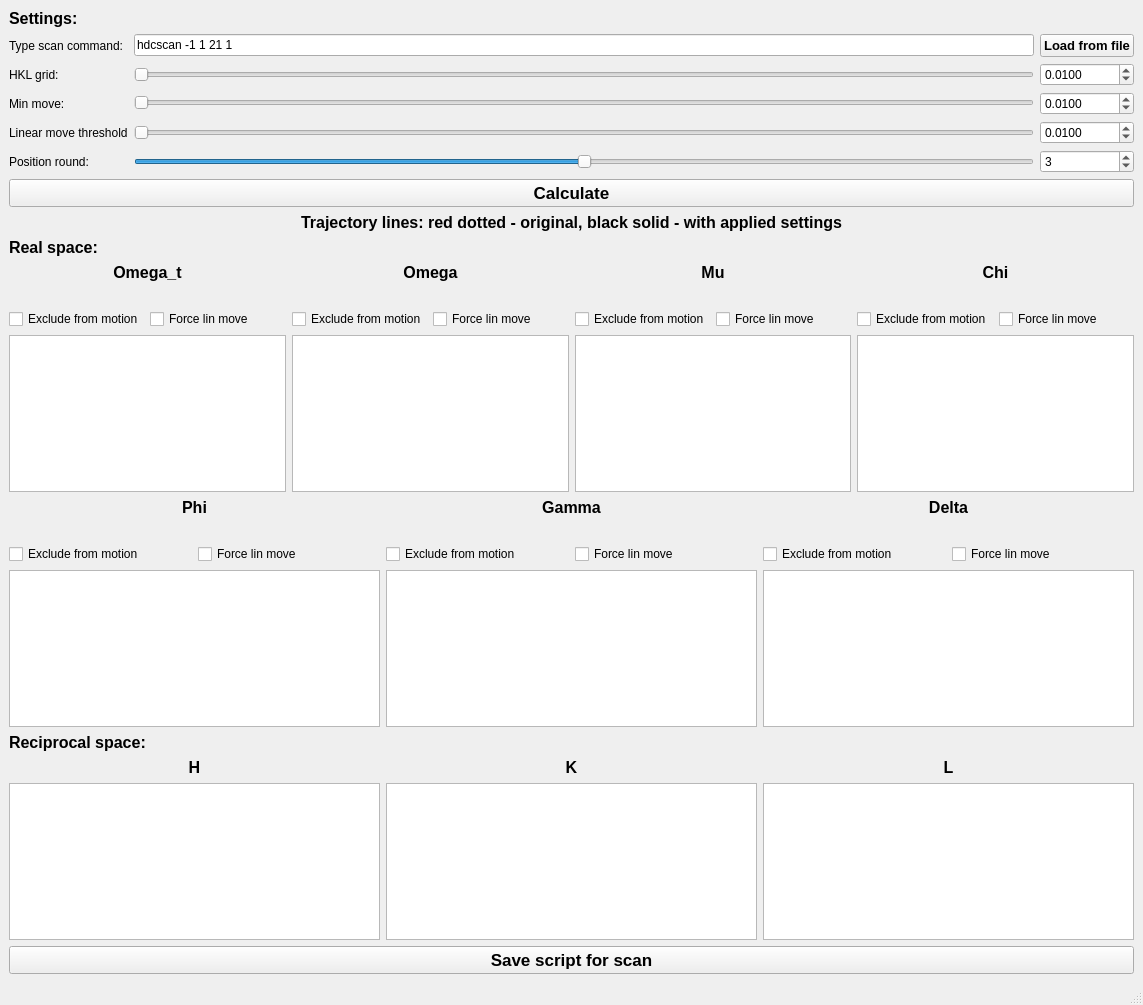
<?xml version="1.0" encoding="UTF-8"?>
<ui version="4.0">
 <class>MainWindow</class>
 <widget class="QMainWindow" name="MainWindow">
  <property name="geometry">
   <rect>
    <x>0</x>
    <y>0</y>
    <width>1143</width>
    <height>1005</height>
   </rect>
  </property>
  <property name="windowTitle">
   <string>Reciprocal trajectory editor</string>
  </property>
  <widget class="QWidget" name="centralwidget">
   <layout class="QVBoxLayout" name="verticalLayout">
    <item>
     <widget class="QLabel" name="label_17">
      <property name="font">
       <font>
        <pointsize>12</pointsize>
        <weight>75</weight>
        <bold>true</bold>
       </font>
      </property>
      <property name="text">
       <string>Settings:</string>
      </property>
     </widget>
    </item>
    <item>
     <layout class="QGridLayout" name="gridLayout_2">
      <item row="1" column="0">
       <widget class="QLabel" name="label_2">
        <property name="text">
         <string>HKL grid:</string>
        </property>
       </widget>
      </item>
      <item row="0" column="0">
       <widget class="QLabel" name="label">
        <property name="text">
         <string>Type scan command:</string>
        </property>
       </widget>
      </item>
      <item row="1" column="1">
       <widget class="QSlider" name="sl_hkl_grid">
        <property name="orientation">
         <enum>Qt::Horizontal</enum>
        </property>
       </widget>
      </item>
      <item row="1" column="2">
       <widget class="QDoubleSpinBox" name="sb_hkl_grid">
        <property name="decimals">
         <number>4</number>
        </property>
        <property name="minimum">
         <double>0.000100000000000</double>
        </property>
        <property name="maximum">
         <double>1.000000000000000</double>
        </property>
        <property name="value">
         <double>0.010000000000000</double>
        </property>
       </widget>
      </item>
      <item row="2" column="0">
       <widget class="QLabel" name="label_3">
        <property name="text">
         <string>Min move:</string>
        </property>
       </widget>
      </item>
      <item row="3" column="0">
       <widget class="QLabel" name="label_4">
        <property name="text">
         <string>Linear move threshold</string>
        </property>
       </widget>
      </item>
      <item row="3" column="1">
       <widget class="QSlider" name="sl_lin_threshold">
        <property name="orientation">
         <enum>Qt::Horizontal</enum>
        </property>
       </widget>
      </item>
      <item row="4" column="0">
       <widget class="QLabel" name="label_5">
        <property name="text">
         <string>Position round:</string>
        </property>
       </widget>
      </item>
      <item row="4" column="1">
       <widget class="QSlider" name="sl_round">
        <property name="maximum">
         <number>6</number>
        </property>
        <property name="value">
         <number>3</number>
        </property>
        <property name="orientation">
         <enum>Qt::Horizontal</enum>
        </property>
       </widget>
      </item>
      <item row="4" column="2">
       <widget class="QSpinBox" name="sb_round">
        <property name="maximum">
         <number>6</number>
        </property>
        <property name="value">
         <number>3</number>
        </property>
       </widget>
      </item>
      <item row="2" column="1">
       <widget class="QSlider" name="sl_min_move">
        <property name="minimumSize">
         <size>
          <width>160</width>
          <height>22</height>
         </size>
        </property>
        <property name="orientation">
         <enum>Qt::Horizontal</enum>
        </property>
        <property name="tickPosition">
         <enum>QSlider::NoTicks</enum>
        </property>
        <property name="tickInterval">
         <number>15</number>
        </property>
       </widget>
      </item>
      <item row="2" column="2">
       <widget class="QDoubleSpinBox" name="sb_min_move">
        <property name="decimals">
         <number>4</number>
        </property>
        <property name="minimum">
         <double>0.000100000000000</double>
        </property>
        <property name="value">
         <double>0.010000000000000</double>
        </property>
       </widget>
      </item>
      <item row="3" column="2">
       <widget class="QDoubleSpinBox" name="sb_lin_threshold">
        <property name="decimals">
         <number>4</number>
        </property>
        <property name="minimum">
         <double>0.000100000000000</double>
        </property>
        <property name="value">
         <double>0.010000000000000</double>
        </property>
       </widget>
      </item>
      <item row="0" column="1">
       <widget class="QLineEdit" name="le_command">
        <property name="text">
         <string>hdcscan -1 1 21 1</string>
        </property>
       </widget>
      </item>
      <item row="0" column="2">
       <widget class="QPushButton" name="cmd_load_script">
        <property name="font">
         <font>
          <pointsize>10</pointsize>
          <weight>75</weight>
          <bold>true</bold>
         </font>
        </property>
        <property name="text">
         <string>Load from file</string>
        </property>
       </widget>
      </item>
     </layout>
    </item>
    <item>
     <widget class="QPushButton" name="cmd_calculate">
      <property name="font">
       <font>
        <pointsize>13</pointsize>
        <weight>75</weight>
        <bold>true</bold>
       </font>
      </property>
      <property name="text">
       <string>Calculate</string>
      </property>
     </widget>
    </item>
    <item>
     <widget class="QLabel" name="label_15">
      <property name="font">
       <font>
        <pointsize>12</pointsize>
        <weight>75</weight>
        <bold>true</bold>
       </font>
      </property>
      <property name="text">
       <string>Trajectory lines: red dotted - original, black solid - with applied settings</string>
      </property>
      <property name="alignment">
       <set>Qt::AlignCenter</set>
      </property>
     </widget>
    </item>
    <item>
     <widget class="QLabel" name="label_19">
      <property name="font">
       <font>
        <pointsize>12</pointsize>
        <weight>75</weight>
        <bold>true</bold>
       </font>
      </property>
      <property name="text">
       <string>Real space:</string>
      </property>
     </widget>
    </item>
    <item>
     <layout class="QGridLayout" name="gridLayout_3">
      <item row="2" column="2">
       <widget class="QCheckBox" name="chk_omega_exclude">
        <property name="text">
         <string>Exclude from motion</string>
        </property>
       </widget>
      </item>
      <item row="2" column="3">
       <widget class="QCheckBox" name="chk_omega_lin">
        <property name="text">
         <string>Force lin move</string>
        </property>
       </widget>
      </item>
      <item row="3" column="4" colspan="2">
       <widget class="GraphicsView" name="gv_mu">
        <property name="autoFillBackground">
         <bool>false</bool>
        </property>
        <property name="styleSheet">
         <string notr="true"/>
        </property>
       </widget>
      </item>
      <item row="3" column="2" colspan="2">
       <widget class="GraphicsView" name="gv_omega">
        <property name="autoFillBackground">
         <bool>false</bool>
        </property>
        <property name="styleSheet">
         <string notr="true"/>
        </property>
       </widget>
      </item>
      <item row="0" column="0" colspan="2">
       <widget class="QLabel" name="label_9">
        <property name="font">
         <font>
          <pointsize>12</pointsize>
          <weight>75</weight>
          <bold>true</bold>
         </font>
        </property>
        <property name="text">
         <string>Omega_t</string>
        </property>
        <property name="alignment">
         <set>Qt::AlignCenter</set>
        </property>
       </widget>
      </item>
      <item row="3" column="0" colspan="2">
       <widget class="GraphicsView" name="gv_omega_t">
        <property name="autoFillBackground">
         <bool>false</bool>
        </property>
        <property name="styleSheet">
         <string notr="true"/>
        </property>
       </widget>
      </item>
      <item row="0" column="2" colspan="2">
       <widget class="QLabel" name="label_10">
        <property name="font">
         <font>
          <pointsize>12</pointsize>
          <weight>75</weight>
          <bold>true</bold>
         </font>
        </property>
        <property name="text">
         <string>Omega</string>
        </property>
        <property name="alignment">
         <set>Qt::AlignCenter</set>
        </property>
       </widget>
      </item>
      <item row="2" column="5">
       <widget class="QCheckBox" name="chk_mu_lin">
        <property name="text">
         <string>Force lin move</string>
        </property>
       </widget>
      </item>
      <item row="0" column="4" colspan="2">
       <widget class="QLabel" name="label_11">
        <property name="font">
         <font>
          <pointsize>12</pointsize>
          <weight>75</weight>
          <bold>true</bold>
         </font>
        </property>
        <property name="text">
         <string>Mu</string>
        </property>
        <property name="alignment">
         <set>Qt::AlignCenter</set>
        </property>
       </widget>
      </item>
      <item row="2" column="0">
       <widget class="QCheckBox" name="chk_omega_t_exclude">
        <property name="text">
         <string>Exclude from motion</string>
        </property>
       </widget>
      </item>
      <item row="2" column="4">
       <widget class="QCheckBox" name="chk_mu_exclude">
        <property name="text">
         <string>Exclude from motion</string>
        </property>
       </widget>
      </item>
      <item row="2" column="6">
       <widget class="QCheckBox" name="chk_chi_exclude">
        <property name="text">
         <string>Exclude from motion</string>
        </property>
       </widget>
      </item>
      <item row="2" column="1">
       <widget class="QCheckBox" name="chk_omega_t_lin">
        <property name="text">
         <string>Force lin move</string>
        </property>
       </widget>
      </item>
      <item row="2" column="7">
       <widget class="QCheckBox" name="chk_chi_lin">
        <property name="text">
         <string>Force lin move</string>
        </property>
       </widget>
      </item>
      <item row="3" column="6" colspan="2">
       <widget class="GraphicsView" name="gv_chi">
        <property name="autoFillBackground">
         <bool>false</bool>
        </property>
        <property name="styleSheet">
         <string notr="true"/>
        </property>
       </widget>
      </item>
      <item row="0" column="6" colspan="2">
       <widget class="QLabel" name="label_18">
        <property name="font">
         <font>
          <pointsize>12</pointsize>
          <weight>75</weight>
          <bold>true</bold>
         </font>
        </property>
        <property name="text">
         <string>Chi</string>
        </property>
        <property name="alignment">
         <set>Qt::AlignCenter</set>
        </property>
       </widget>
      </item>
      <item row="1" column="0" colspan="2">
       <widget class="QLabel" name="lb_omega_t_state">
        <property name="font">
         <font>
          <pointsize>10</pointsize>
          <weight>75</weight>
          <bold>true</bold>
         </font>
        </property>
        <property name="text">
         <string/>
        </property>
        <property name="alignment">
         <set>Qt::AlignCenter</set>
        </property>
       </widget>
      </item>
      <item row="1" column="2" colspan="2">
       <widget class="QLabel" name="lb_omega_state">
        <property name="font">
         <font>
          <pointsize>10</pointsize>
          <weight>75</weight>
          <bold>true</bold>
         </font>
        </property>
        <property name="text">
         <string/>
        </property>
        <property name="alignment">
         <set>Qt::AlignCenter</set>
        </property>
       </widget>
      </item>
      <item row="1" column="4" colspan="2">
       <widget class="QLabel" name="lb_mu_state">
        <property name="font">
         <font>
          <pointsize>10</pointsize>
          <weight>75</weight>
          <bold>true</bold>
         </font>
        </property>
        <property name="text">
         <string/>
        </property>
        <property name="alignment">
         <set>Qt::AlignCenter</set>
        </property>
       </widget>
      </item>
      <item row="1" column="6" colspan="2">
       <widget class="QLabel" name="lb_chi_state">
        <property name="font">
         <font>
          <pointsize>10</pointsize>
          <weight>75</weight>
          <bold>true</bold>
         </font>
        </property>
        <property name="text">
         <string/>
        </property>
        <property name="alignment">
         <set>Qt::AlignCenter</set>
        </property>
       </widget>
      </item>
     </layout>
    </item>
    <item>
     <layout class="QGridLayout" name="gridLayout_4">
      <item row="2" column="0">
       <widget class="QCheckBox" name="chk_phi_exclude">
        <property name="text">
         <string>Exclude from motion</string>
        </property>
       </widget>
      </item>
      <item row="2" column="5">
       <widget class="QCheckBox" name="chk_delta_lin">
        <property name="text">
         <string>Force lin move</string>
        </property>
       </widget>
      </item>
      <item row="0" column="0" colspan="2">
       <widget class="QLabel" name="label_14">
        <property name="font">
         <font>
          <pointsize>12</pointsize>
          <weight>75</weight>
          <bold>true</bold>
         </font>
        </property>
        <property name="text">
         <string>Phi</string>
        </property>
        <property name="alignment">
         <set>Qt::AlignCenter</set>
        </property>
       </widget>
      </item>
      <item row="2" column="1">
       <widget class="QCheckBox" name="chk_phi_lin">
        <property name="text">
         <string>Force lin move</string>
        </property>
       </widget>
      </item>
      <item row="3" column="0" colspan="2">
       <widget class="GraphicsView" name="gv_phi">
        <property name="autoFillBackground">
         <bool>false</bool>
        </property>
        <property name="styleSheet">
         <string notr="true"/>
        </property>
       </widget>
      </item>
      <item row="3" column="4" colspan="2">
       <widget class="GraphicsView" name="gv_delta">
        <property name="autoFillBackground">
         <bool>false</bool>
        </property>
        <property name="styleSheet">
         <string notr="true"/>
        </property>
       </widget>
      </item>
      <item row="3" column="2" colspan="2">
       <widget class="GraphicsView" name="gv_gamma">
        <property name="autoFillBackground">
         <bool>false</bool>
        </property>
        <property name="styleSheet">
         <string notr="true"/>
        </property>
       </widget>
      </item>
      <item row="0" column="2" colspan="2">
       <widget class="QLabel" name="label_13">
        <property name="font">
         <font>
          <pointsize>12</pointsize>
          <weight>75</weight>
          <bold>true</bold>
         </font>
        </property>
        <property name="text">
         <string>Gamma</string>
        </property>
        <property name="alignment">
         <set>Qt::AlignCenter</set>
        </property>
       </widget>
      </item>
      <item row="2" column="2">
       <widget class="QCheckBox" name="chk_gamma_exclude">
        <property name="text">
         <string>Exclude from motion</string>
        </property>
       </widget>
      </item>
      <item row="0" column="4" colspan="2">
       <widget class="QLabel" name="label_12">
        <property name="font">
         <font>
          <pointsize>12</pointsize>
          <weight>75</weight>
          <bold>true</bold>
         </font>
        </property>
        <property name="text">
         <string>Delta</string>
        </property>
        <property name="alignment">
         <set>Qt::AlignCenter</set>
        </property>
       </widget>
      </item>
      <item row="2" column="3">
       <widget class="QCheckBox" name="chk_gamma_lin">
        <property name="text">
         <string>Force lin move</string>
        </property>
       </widget>
      </item>
      <item row="2" column="4">
       <widget class="QCheckBox" name="chk_delta_exclude">
        <property name="text">
         <string>Exclude from motion</string>
        </property>
       </widget>
      </item>
      <item row="1" column="0" colspan="2">
       <widget class="QLabel" name="lb_phi_state">
        <property name="font">
         <font>
          <pointsize>10</pointsize>
          <weight>75</weight>
          <bold>true</bold>
         </font>
        </property>
        <property name="text">
         <string/>
        </property>
        <property name="alignment">
         <set>Qt::AlignCenter</set>
        </property>
       </widget>
      </item>
      <item row="1" column="2" colspan="2">
       <widget class="QLabel" name="lb_gamma_state">
        <property name="font">
         <font>
          <pointsize>10</pointsize>
          <weight>75</weight>
          <bold>true</bold>
         </font>
        </property>
        <property name="text">
         <string/>
        </property>
        <property name="alignment">
         <set>Qt::AlignCenter</set>
        </property>
       </widget>
      </item>
      <item row="1" column="4" colspan="2">
       <widget class="QLabel" name="lb_delta_state">
        <property name="font">
         <font>
          <pointsize>10</pointsize>
          <weight>75</weight>
          <bold>true</bold>
         </font>
        </property>
        <property name="text">
         <string/>
        </property>
        <property name="alignment">
         <set>Qt::AlignCenter</set>
        </property>
       </widget>
      </item>
     </layout>
    </item>
    <item>
     <layout class="QGridLayout" name="gridLayout">
      <item row="1" column="0">
       <widget class="QLabel" name="label_6">
        <property name="font">
         <font>
          <pointsize>12</pointsize>
          <weight>75</weight>
          <bold>true</bold>
         </font>
        </property>
        <property name="text">
         <string>H</string>
        </property>
        <property name="alignment">
         <set>Qt::AlignCenter</set>
        </property>
       </widget>
      </item>
      <item row="1" column="2">
       <widget class="QLabel" name="label_8">
        <property name="font">
         <font>
          <pointsize>12</pointsize>
          <weight>75</weight>
          <bold>true</bold>
         </font>
        </property>
        <property name="text">
         <string>L</string>
        </property>
        <property name="alignment">
         <set>Qt::AlignCenter</set>
        </property>
       </widget>
      </item>
      <item row="2" column="2">
       <widget class="GraphicsView" name="gv_l">
        <property name="autoFillBackground">
         <bool>false</bool>
        </property>
        <property name="styleSheet">
         <string notr="true"/>
        </property>
       </widget>
      </item>
      <item row="2" column="0">
       <widget class="GraphicsView" name="gv_h">
        <property name="autoFillBackground">
         <bool>false</bool>
        </property>
        <property name="styleSheet">
         <string notr="true"/>
        </property>
       </widget>
      </item>
      <item row="1" column="1">
       <widget class="QLabel" name="label_7">
        <property name="font">
         <font>
          <pointsize>12</pointsize>
          <weight>75</weight>
          <bold>true</bold>
         </font>
        </property>
        <property name="text">
         <string>K</string>
        </property>
        <property name="alignment">
         <set>Qt::AlignCenter</set>
        </property>
       </widget>
      </item>
      <item row="2" column="1">
       <widget class="GraphicsView" name="gv_k">
        <property name="autoFillBackground">
         <bool>false</bool>
        </property>
        <property name="styleSheet">
         <string notr="true"/>
        </property>
       </widget>
      </item>
      <item row="0" column="0">
       <widget class="QLabel" name="label_16">
        <property name="font">
         <font>
          <pointsize>12</pointsize>
          <weight>75</weight>
          <bold>true</bold>
         </font>
        </property>
        <property name="text">
         <string>Reciprocal space:</string>
        </property>
       </widget>
      </item>
     </layout>
    </item>
    <item>
     <widget class="QPushButton" name="cmd_save_script">
      <property name="font">
       <font>
        <pointsize>13</pointsize>
        <weight>75</weight>
        <bold>true</bold>
       </font>
      </property>
      <property name="text">
       <string>Save script for scan</string>
      </property>
     </widget>
    </item>
   </layout>
  </widget>
  <widget class="QMenuBar" name="menubar">
   <property name="geometry">
    <rect>
     <x>0</x>
     <y>0</y>
     <width>1143</width>
     <height>21</height>
    </rect>
   </property>
  </widget>
  <widget class="QStatusBar" name="statusbar"/>
 </widget>
 <customwidgets>
  <customwidget>
   <class>GraphicsView</class>
   <extends>QGraphicsView</extends>
   <header>pyqtgraph</header>
  </customwidget>
 </customwidgets>
 <resources/>
 <connections/>
</ui>
